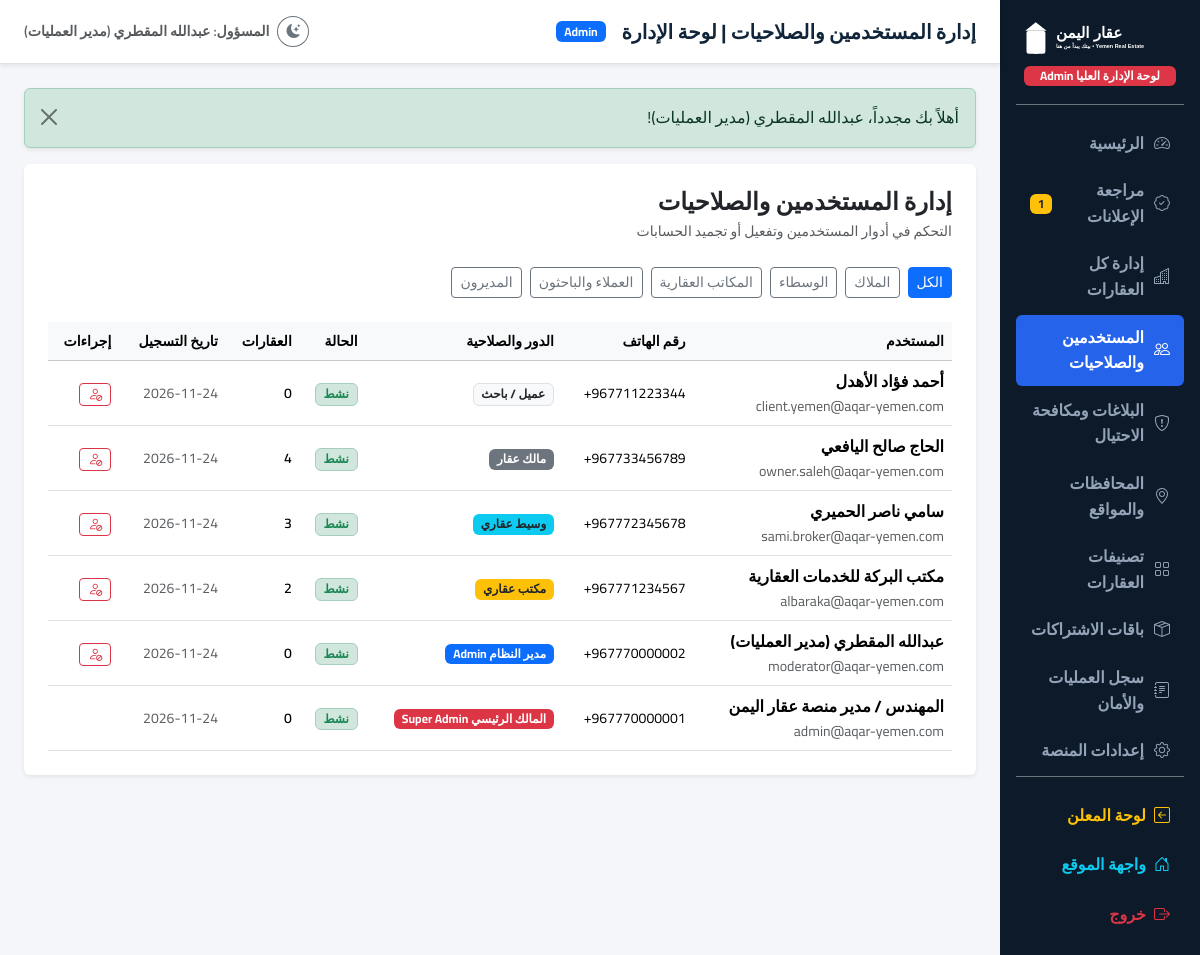
The app's page /admin/users (signed in) with its own data.
### tables this page shows
CREATE TABLE `users` (
    `id` INT UNSIGNED AUTO_INCREMENT PRIMARY KEY,
    `full_name` VARCHAR(150) NOT NULL,
    `email` VARCHAR(150) NOT NULL UNIQUE,
    `phone` VARCHAR(30) NOT NULL,
    `password_hash` VARCHAR(255) NOT NULL,
    `role` ENUM('super_admin', 'admin', 'office', 'broker', 'owner', 'customer') NOT NULL DEFAULT 'customer',
    `is_verified` TINYINT(1) NOT NULL DEFAULT 0,
    `is_active` TINYINT(1) NOT NULL DEFAULT 1,
    `avatar` VARCHAR(255) NULL,
    `bio` TEXT NULL,
    `whatsapp` VARCHAR(30) NULL,
    `license_number` VARCHAR(100) NULL,
    `office_id` INT UNSIGNED NULL,
    `remember_token` VARCHAR(100) NULL,
    `created_at` TIMESTAMP DEFAULT CURRENT_TIMESTAMP,
    `updated_at` TIMESTAMP DEFAULT CURRENT_TIMESTAMP ON UPDATE CURRENT_TIMESTAMP,
    INDEX `idx_users_role` (`role`),
    INDEX `idx_users_phone` (`phone`)
);

### resources/views/admin/users/index.php (the view, shortened to what the rows shown need)
<div class="card border-0 shadow-sm p-4">
    <div class="d-flex flex-wrap justify-content-between align-items-center gap-2 mb-4">
        <div>
            <h4 class="fw-bold mb-1">إدارة المستخدمين والصلاحيات</h4>
            <div class="text-muted small">التحكم في أدوار المستخدمين وتفعيل أو تجميد الحسابات</div>
        </div>
    </div>
    <div class="mb-4 d-flex gap-2 flex-wrap">
        <a href="<?= App::baseUrl('admin/users') ?>" class="btn btn-sm <?= empty($selectedRole) ? 'btn-primary' : 'btn-outline-secondary' ?>">الكل</a>
        <a href="<?= App::baseUrl('admin/users?role=owner') ?>" class="btn btn-sm <?= $selectedRole === 'owner' ? 'btn-primary' : 'btn-outline-secondary' ?>">الملاك</a>
        <a href="<?= App::baseUrl('admin/users?role=broker') ?>" class="btn btn-sm <?= $selectedRole === 'broker' ? 'btn-primary' : 'btn-outline-secondary' ?>">الوسطاء</a>
        <a href="<?= App::baseUrl('admin/users?role=office') ?>" class="btn btn-sm <?= $selectedRole === 'office' ? 'btn-primary' : 'btn-outline-secondary' ?>">المكاتب العقارية</a>
        <a href="<?= App::baseUrl('admin/users?role=customer') ?>" class="btn btn-sm <?= $selectedRole === 'customer' ? 'btn-primary' : 'btn-outline-secondary' ?>">العملاء والباحثون</a>
        <a href="<?= App::baseUrl('admin/users?role=admin') ?>" class="btn btn-sm <?= $selectedRole === 'admin' ? 'btn-primary' : 'btn-outline-secondary' ?>">المديرون</a>
    </div>
    <div class="table-responsive">
        <table class="table table-hover align-middle mb-0">
            <thead class="table-light small">
                <tr>
                    <th>المستخدم</th>
                    <th>رقم الهاتف</th>
                    <th>الدور والصلاحية</th>
                    <th>الحالة</th>
                    <th>العقارات</th>
                    <th>تاريخ التسجيل</th>
                    <th>إجراءات</th>
                </tr>
            </thead>
            <tbody>
                <?php foreach ($users as $u): ?>
                    <tr>
                        <td>
                            <div class="fw-bold text-navy"><?= htmlspecialchars($u['full_name']) ?></div>
                            <div class="text-muted small"><?= htmlspecialchars($u['email']) ?></div>
                        </td>
                        <td class="small" dir="ltr"><?= htmlspecialchars($u['phone']) ?></td>
                        <td>
                            <span class="badge <?= match($u['role']) {
                                'super_admin' => 'bg-danger',
                                'admin' => 'bg-primary',
                                'office' => 'bg-warning text-dark',
                                'broker' => 'bg-info text-dark',
                                'owner' => 'bg-secondary',
                                default => 'bg-light text-dark border'
                            } ?> small">
                                <?= match($u['role']) {
                                    'super_admin' => 'المالك الرئيسي Super Admin',
                                    'admin' => 'مدير النظام Admin',
                                    'office' => 'مكتب عقاري',
                                    'broker' => 'وسيط عقاري',
                                    'owner' => 'مالك عقار',
                                    default => 'عميل / باحث'
                                } ?>
                            </span>
                        </td>
                        <td>
                            <?php if ($u['is_active']): ?>
                                <span class="badge bg-success-subtle text-success border border-success-subtle small">نشط</span>
                            <?php else: ?>
                                <span class="badge bg-danger-subtle text-danger border border-danger-subtle small">معطل</span>
                            <?php endif; ?>
                        </td>
                        <td class="small fw-semibold"><?= number_format($u['properties_count'] ?? 0) ?></td>
                        <td class="small text-muted"><?= date('Y-m-d', strtotime($u['created_at'])) ?></td>
                        <td>
                            <div class="d-flex align-items-center gap-1">
                                <?php if ($u['id'] != 1): ?>
                                    <form action="<?= App::baseUrl('admin/users/toggle/' . $u['id']) ?>" method="POST" onsubmit="return confirm('هل أنت متأكد من تغيير حالة حساب هذا المستخدم؟');">
                                        <button type="submit" class="btn btn-sm <?= $u['is_active'] ? 'btn-outline-danger' : 'btn-outline-success' ?> py-0 px-2" title="<?= $u['is_active'] ? 'تعطيل الحساب' : 'تفعيل الحساب' ?>">
                                            <i class="bi <?= $u['is_active'] ? 'bi-person-slash' : 'bi-person-check' ?>"></i>
                                        </button>
                                    </form>
                                <?php endif; ?>
                            </div>
                        </td>
                    </tr>
                <?php endforeach; ?>
            </tbody>
        </table>
    </div>
</div>

### routes/web.php (shortened to what the rows shown need)
<?php
class Router
{
    private static array $routes = [];
    public static function get(string $path, array $handler, array $middlewares = []): void
    {
        self::$routes['GET'][$path] = ['handler' => $handler, 'middlewares' => $middlewares];
    }
    public static function post(string $path, array $handler, array $middlewares = []): void
    {
        if (!in_array(CsrfMiddleware::class, $middlewares, true)) {
            array_unshift($middlewares, CsrfMiddleware::class);
        }
        self::$routes['POST'][$path] = ['handler' => $handler, 'middlewares' => $middlewares];
    }
    public static function dispatch(string $uri, string $method): void
    {
        $path = parse_url($uri, PHP_URL_PATH);
        $path = '/' . trim($path, '/');
        $routesForMethod = self::$routes[$method] ?? [];
        foreach ($routesForMethod as $routePattern => $routeInfo) {
            $regex = preg_replace('/\{([a-zA-Z0-9_]+)\}/', '(?P<$1>[^/]+)', $routePattern);
            $regex = '#^' . $regex . '$#u';
            if (preg_match($regex, $path, $matches)) {
                $params = array_filter($matches, 'is_string', ARRAY_FILTER_USE_KEY);
                [$controllerClass, $action] = $routeInfo['handler'];
                $controller = new $controllerClass();
                call_user_func_array([$controller, $action], $params);
                return;
            }
        }
    }
}

### resources/views/layouts/admin.php (shortened to what the rows shown need)
<?php
$user = Session::user();
$pendingCount = Property::count("status = 'pending'");
?>
<!DOCTYPE html>
<html lang="ar" dir="rtl">
<head>
    <link rel="stylesheet" href="https://cdn.jsdelivr.net/npm/bootstrap@5.3.3/dist/css/bootstrap.rtl.min.css">
    <link rel="stylesheet" href="https://cdn.jsdelivr.net/npm/bootstrap-icons@1.11.3/font/bootstrap-icons.min.css">
    <link rel="stylesheet" href="<?= App::asset('css/custom.css') ?>">
</head>
<body>
    <div class="d-flex min-vh-100 flex-column flex-md-row">
        <aside class="admin-sidebar col-md-3 col-lg-2 d-flex flex-column justify-content-between p-3">
            <div>
                <div class="text-center pb-3 mb-3 border-bottom border-secondary">
                    <a href="<?= App::baseUrl('') ?>">
                        <img src="<?= App::asset('images/logo.svg') ?>" alt="عقار اليمن" height="42" style="filter: brightness(0) invert(1);">
                    </a>
                    <div class="badge bg-danger mt-2 px-3 py-1">لوحة الإدارة العليا Admin</div>
                </div>
                <nav class="nav flex-column">
                    <a class="nav-link <?= str_ends_with($_SERVER['REQUEST_URI'] ?? '', '/admin') ? 'active' : '' ?>" href="<?= App::baseUrl('admin') ?>">
                        <i class="bi bi-speedometer2"></i> الرئيسية
                    </a>
                    <a class="nav-link <?= str_contains($_SERVER['REQUEST_URI'] ?? '', 'admin/properties/pending') ? 'active' : '' ?>" href="<?= App::baseUrl('admin/properties/pending') ?>">
                        <i class="bi bi-patch-check"></i> مراجعة الإعلانات
                        <?php if ($pendingCount > 0): ?>
                            <span class="badge bg-warning text-dark ms-auto"><?= $pendingCount ?></span>
                        <?php endif; ?>
                    </a>
                    <a class="nav-link <?= str_contains($_SERVER['REQUEST_URI'] ?? '', 'admin/properties') && !str_contains($_SERVER['REQUEST_URI'] ?? '', 'pending') ? 'active' : '' ?>" href="<?= App::baseUrl('admin/properties') ?>">
                        <i class="bi bi-buildings"></i> إدارة كل العقارات
                    </a>
                    <a class="nav-link <?= str_contains($_SERVER['REQUEST_URI'] ?? '', 'admin/users') ? 'active' : '' ?>" href="<?= App::baseUrl('admin/users') ?>">
                        <i class="bi bi-people"></i> المستخدمين والصلاحيات
                    </a>
                    <a class="nav-link <?= str_contains($_SERVER['REQUEST_URI'] ?? '', 'admin/reports') ? 'active' : '' ?>" href="<?= App::baseUrl('admin/reports') ?>">
                        <i class="bi bi-shield-exclamation"></i> البلاغات ومكافحة الاحتيال
                    </a>
                    <a class="nav-link <?= str_contains($_SERVER['REQUEST_URI'] ?? '', 'admin/locations') ? 'active' : '' ?>" href="<?= App::baseUrl('admin/locations') ?>">
                        <i class="bi bi-geo-alt"></i> المحافظات والمواقع
                    </a>
                    <a class="nav-link <?= str_contains($_SERVER['REQUEST_URI'] ?? '', 'admin/categories') ? 'active' : '' ?>" href="<?= App::baseUrl('admin/categories') ?>">
                        <i class="bi bi-grid"></i> تصنيفات العقارات
                    </a>
                    <a class="nav-link <?= str_contains($_SERVER['REQUEST_URI'] ?? '', 'admin/plans') ? 'active' : '' ?>" href="<?= App::baseUrl('admin/plans') ?>">
                        <i class="bi bi-box-seam"></i> باقات الاشتراكات
                    </a>
                    <a class="nav-link <?= str_contains($_SERVER['REQUEST_URI'] ?? '', 'admin/logs') ? 'active' : '' ?>" href="<?= App::baseUrl('admin/logs') ?>">
                        <i class="bi bi-journal-text"></i> سجل العمليات والأمان
                    </a>
                    <a class="nav-link <?= str_contains($_SERVER['REQUEST_URI'] ?? '', 'admin/settings') ? 'active' : '' ?>" href="<?= App::baseUrl('admin/settings') ?>">
                        <i class="bi bi-gear"></i> إعدادات المنصة
                    </a>
                </nav>
            </div>
            <div class="pt-3 border-top border-secondary">
                <a href="<?= App::baseUrl('dashboard') ?>" class="nav-link text-warning d-flex align-items-center gap-2 mb-1">
                    <i class="bi bi-arrow-left-square"></i> لوحة المعلن
                </a>
                <a href="<?= App::baseUrl('') ?>" class="nav-link text-info d-flex align-items-center gap-2 mb-1">
                    <i class="bi bi-house-door"></i> واجهة الموقع
                </a>
                <a href="<?= App::baseUrl('logout') ?>" class="nav-link text-danger d-flex align-items-center gap-2">
                    <i class="bi bi-box-arrow-right"></i> خروج
                </a>
            </div>
        </aside>
        <div class="col-md-9 col-lg-10 d-flex flex-column">
            <header class="bg-white border-bottom py-3 px-4 d-flex justify-content-between align-items-center shadow-sm">
                <div class="d-flex align-items-center gap-3">
                    <h5 class="fw-bold m-0 text-navy"><?= htmlspecialchars($title ?? 'لوحة الإدارة') ?></h5>
                    <?php if (Session::isSuperAdmin()): ?>
                        <span class="badge bg-danger"><i class="bi bi-star-fill"></i> Super Admin</span>
                    <?php else: ?>
                        <span class="badge bg-primary">Admin</span>
                    <?php endif; ?>
                </div>
                <div class="d-flex align-items-center gap-2">
                    <button class="btn btn-sm btn-outline-secondary rounded-circle" id="darkModeToggle" title="تبديل الوضع الليلي">
                        <i class="bi bi-moon-stars-fill"></i>
                    </button>
                    <div class="fw-semibold text-muted small">المسؤول: <?= htmlspecialchars($user['full_name']) ?></div>
                </div>
            </header>
            <div class="p-4">
                <?php foreach (['success', 'danger', 'warning', 'info'] as $msgType): ?>
                    <?php if (Session::hasFlash($msgType)): ?>
                        <div class="alert alert-<?= $msgType ?> alert-dismissible fade show shadow-sm" role="alert">
                            <?= Session::getFlash($msgType) ?>
                            <button type="button" class="btn-close" data-bs-dismiss="alert" aria-label="إغلاق"></button>
                        </div>
                    <?php endif; ?>
                <?php endforeach; ?>
                <?= $content ?>
            </div>
        </div>
    </div>
</body>
</html>

### records on screen
users: full_name "عبدالله المقطري (مدير العمليات)", email "moderator@aqar-yemen.com", phone "+967770000002", role "مدير النظام Admin", is_active "نشط", properties_count "0", created_at "2026-11-24"
users: full_name "أحمد فؤاد الأهدل", email "client.yemen@aqar-yemen.com", phone "+967711223344", role "عميل / باحث", is_active "نشط", properties_count "0", created_at "2026-11-24"
users: full_name "الحاج صالح اليافعي", email "owner.saleh@aqar-yemen.com", phone "+967733456789", role "مالك عقار", is_active "نشط", properties_count "4", created_at "2026-11-24"
users: full_name "سامي ناصر الحميري", email "sami.broker@aqar-yemen.com", phone "+967772345678", role "وسيط عقاري", is_active "نشط", properties_count "3", created_at "2026-11-24"
users: full_name "مكتب البركة للخدمات العقارية", email "albaraka@aqar-yemen.com", phone "+967771234567", role "مكتب عقاري", is_active "نشط", properties_count "2", created_at "2026-11-24"
users: full_name "المهندس / مدير منصة عقار اليمن", email "admin@aqar-yemen.com", phone "+967770000001", role "المالك الرئيسي Super Admin", is_active "نشط", properties_count "0", created_at "2026-11-24"

### other values on screen
$pendingCount "1"
Session::getFlash($msgType) "أهلاً بك مجدداً، عبدالله المقطري (مدير العمليات)!"
